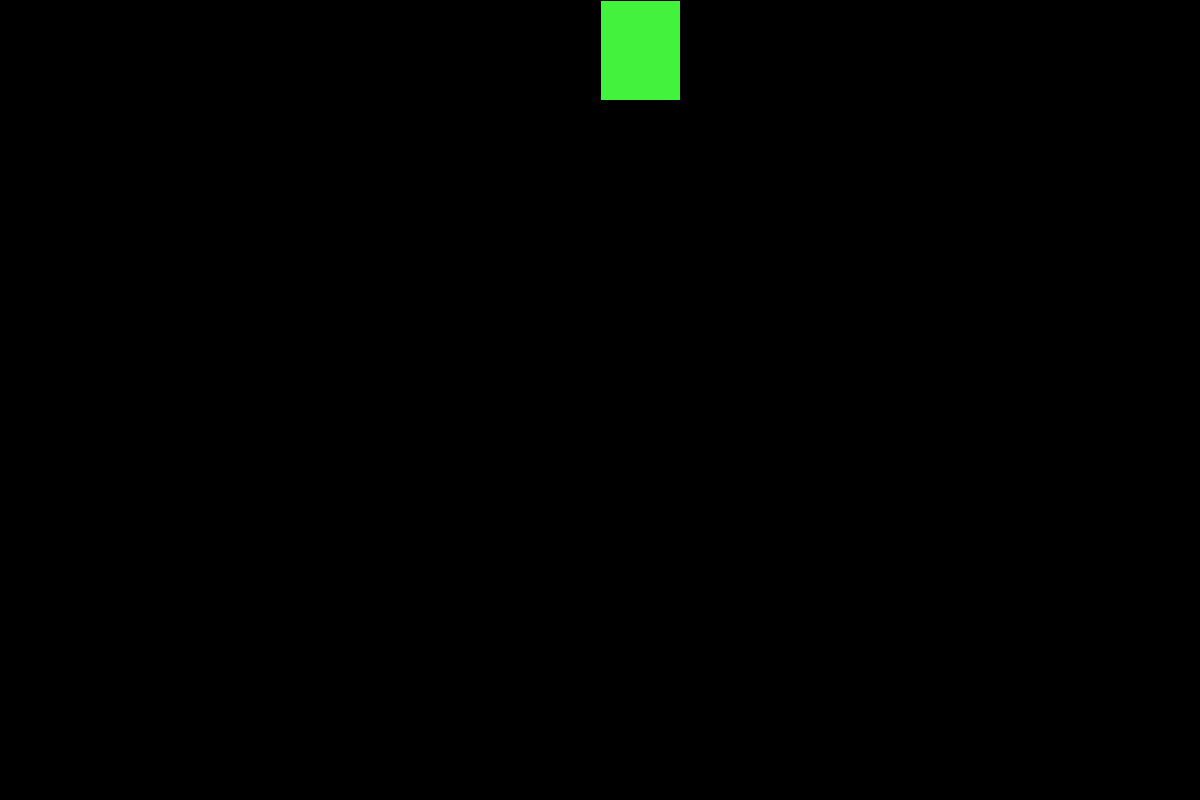
Frame 1 (no input)
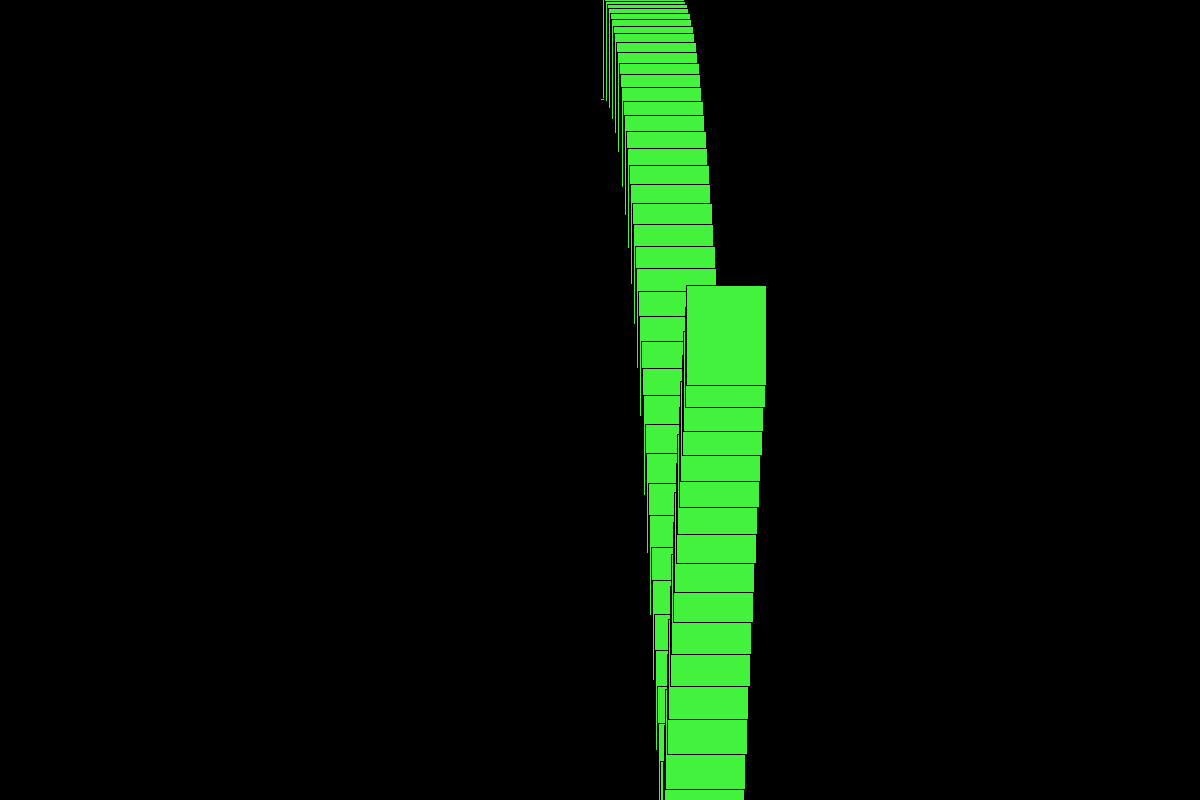
Frame 60 (the mouse pressed at the canvas centre just before this capture)
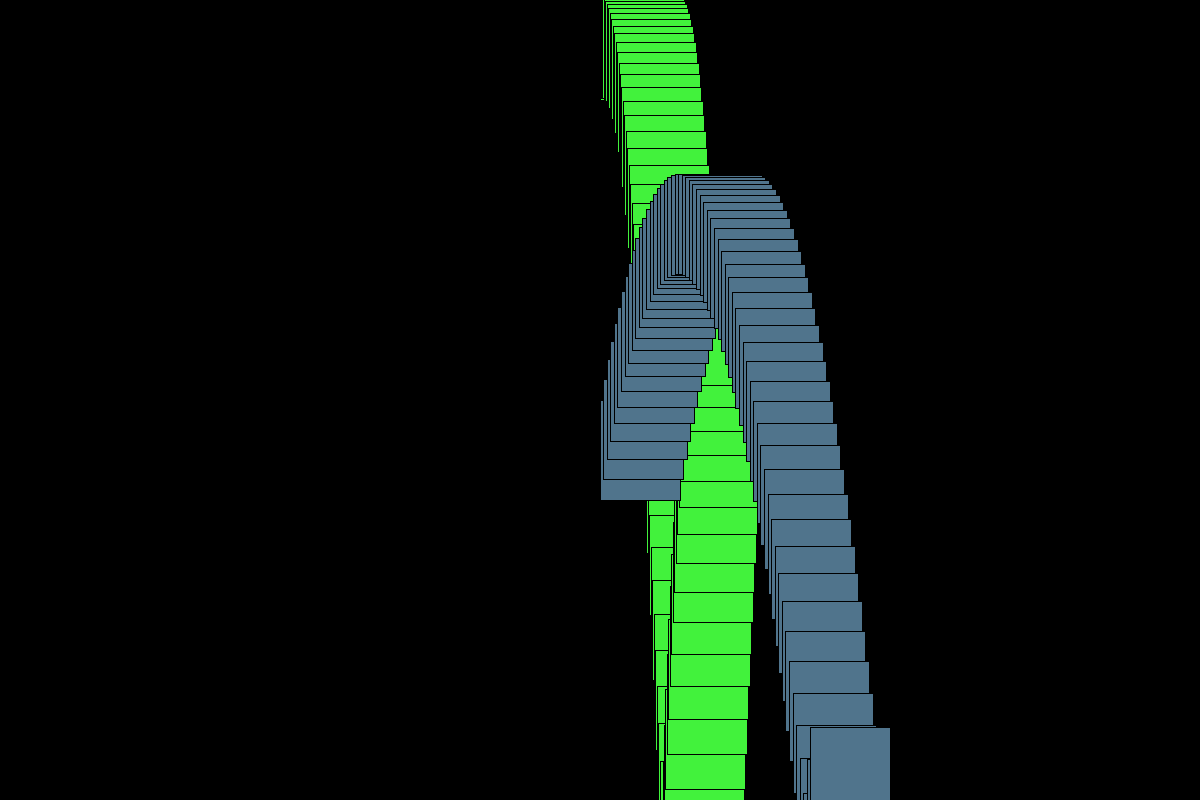
Frame 120 (the mouse held since frame 60 and released just before this capture)

The Processing sketch that drew these frames (run headless with seeded random() and noise(); from frame 60 on, the mouse is pressed at the canvas centre):

// Processing sketch: processing_51878
// ── processing_51878.pde

float xpos = 600;
float ypos = 0;
float vy = -2;
float vx = 0;
float gravity = 0.98;
float bounce = -1;
float num;
float rd;
float grn;
float blu;

void setup() 
{
  size(1200,800);
  smooth();
  num = random(-5,5);
  rd = random (255);
  grn = random(255);
  blu = random(255);
  
  background(0);
}

void draw(){
 if((num < 0) && (num > -1)) {
  num = -2;
 }
 if ((num > 0) && (num < 1)) {
   num = 2;
 }
  vx = num;
  fill(rd,grn,blu);
  rect(xpos, ypos, 80, 100);
  vy += gravity;
  ypos += vy;
  xpos += vx;
  if(ypos > height - 15)
  {
    vy *= bounce;
  }
  if ((xpos > 1200) || (xpos < -80)) {
    ypos = 0;
    vy = 0;
    gravity = 1.5;
    bounce = -1;
    fill(rd,grn,blu);
    rect(xpos, ypos, 80, 100);
    vy += gravity;
    ypos += vy;
    xpos += vx;
    num = random(-5,5);
    rd = random (255);
    grn = random(255);
    blu = random(255);
    xpos = random(1200);
  if(ypos > height - 15)
  {
    vy *= bounce;
  }
  }
}
  void mousePressed(){
    xpos = mouseX;
    ypos = mouseY;
     num = random(-5,5);
    rd = random (255);
    grn = random(255);
    blu = random(255);
  }
